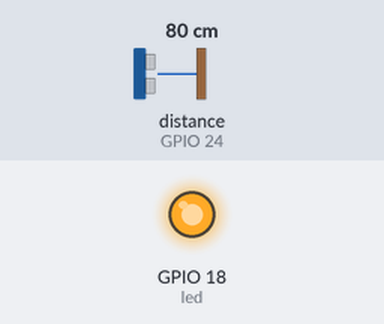
Recording of a program running on a simulated Raspberry Pi (BCM pin numbers). Shown: output pins drawn as LEDs (lit = HIGH). Inputs (shaded band) come from the test bench; at power-on: distance to the obstacle (sensor on GPIO 24) 80 cm. The echo pulse lasts 58.3 µs per cm; the desktop window is not drawn, its controls go by their first labels and the mouse button is held 0.15 s; the clock reads 2024-03-15 10:24:30 at power-on unless the program sets it; pins used as bus, display or sensor lines are not drawn; what the program prints to the terminal is not drawn.

Above: at 0.1 s.
Timing chart, 0 to 1.6 s (numbered marks = the images above):
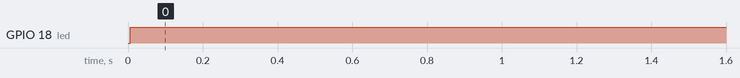

The program:

README.py
```python
# SIT210_Task7.3D_RPiPWM
from tkinter import*
import tkinter.font
from gpiozero import LED
import RPi.GPIO
from tkinter import ttk
import time
import RPi.GPIO as GPIO
RPi.GPIO.setmode(RPi.GPIO.BCM)

GPIO_TriggerPin = 23
GPIO_EchoPin = 24

GPIO.setup(18, GPIO.OUT)

GPIO.setup(GPIO_TriggerPin, GPIO.OUT)
GPIO.setup(GPIO_EchoPin, GPIO.IN)

def Distance():

    GPIO.output(GPIO_TriggerPin, True)

    time.sleep(0.00001)
    GPIO.output(GPIO_TriggerPin, False)

    StartTime = time.time()
    StopTime = time.time()

    while GPIO.input(GPIO_EchoPin) == 0:
        TimeAtStart = time.time()

    while GPIO.input(GPIO_EchoPin) == 1:
        TimeAtStop = time.time()

    TimeElapsed = StopTime - StartTime
    Distance = (TimeElapsed * 34000) / 2

    return int(Distance)

led = GPIO.PWM(18, 500)
led.start(0)

try:
    while True:
        myvar = Distance()
        print ("Measured Distance = " + str(myvar) + " cm")
        if myvar < 100:
                led.ChangeDutyCycle(100 - myvar)
        else:
            led.start(0)

        time.sleep(0.75)

except KeyboardInterrupt:
    GPIO.cleanup()
```

Measured:
- by itself, GPIO 18 (led): LOW → HIGH at 0.01 s
